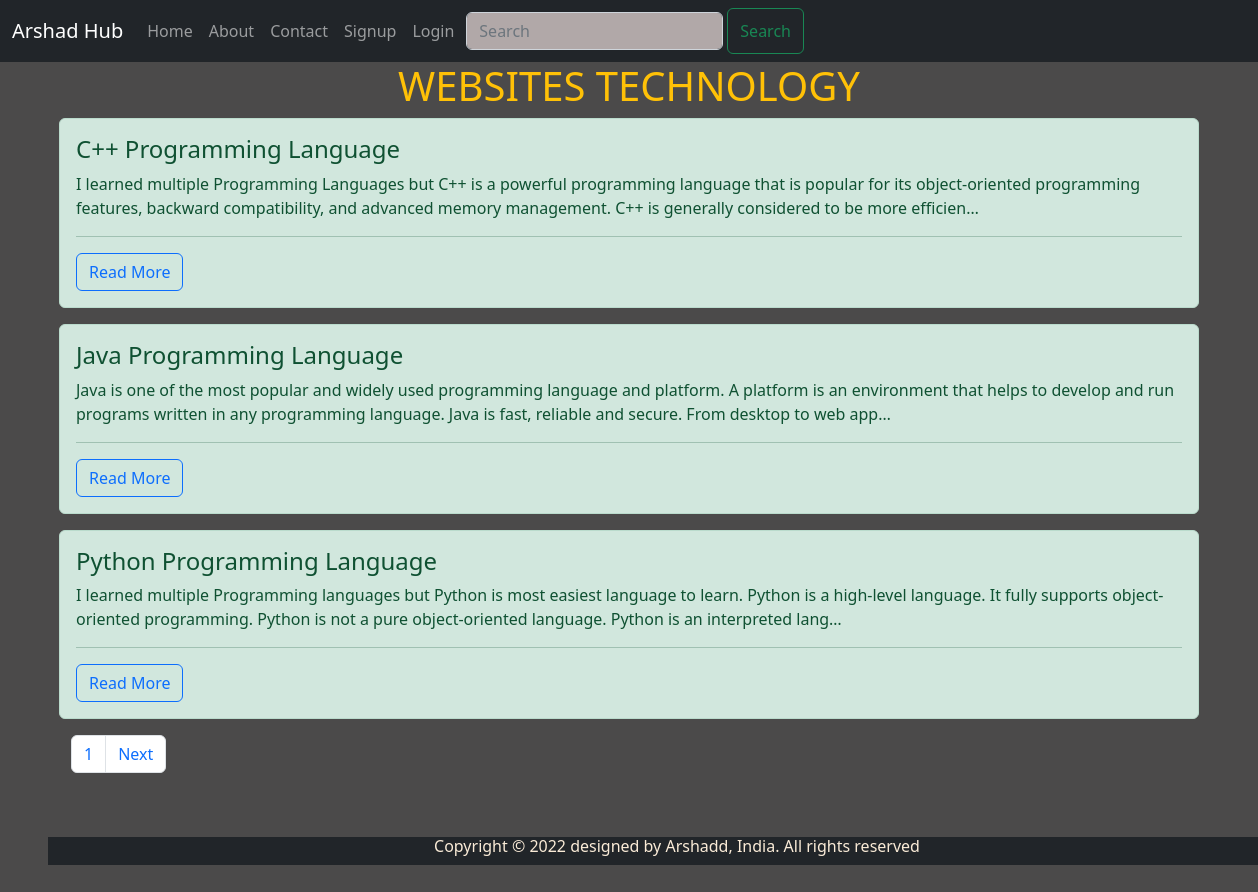
The page / on the database its author committed.
### myapp/models.py (models this page shows)
class Post(models.Model):
 title = models.CharField(max_length=150)
 desc = models.TextField()

### myapp/views.py (the view)
# urls.py: path('', views.home,name='home'),
def home(request):
    ap = Post.objects.all().order_by('id')
    threepage = Paginator(ap, 3, orphans=1)
    pagenumber = request.GET.get('page')
    po = threepage.get_page(pagenumber)
    return render(request, 'myapp/home.html', {'po': po})

### myapp/templates/myapp/home.html (shortened to what this page needs)
{% extends 'myapp/base.html' %} {% block content %}
<div class="container">
  <h1 class="text-center text-warning">WEBSITES TECHNOLOGY</h1>
  {% for m in po %}
  <div class="row">
    <div class="alert alert-success" role="alert">
      <h4 class="alert-heading">{{m.title}}</h4>
      <p>{{m.desc|truncatechars:250}}</p>
      <hr />
      <a href="{% url 'onedata' m.id %}" class="btn btn-outline-primary"
        >Read More</a
      >
    </div>
  </div>
  {% endfor %}
  <div>
    <nav aria-label="Page navigation example">
      <ul class="pagination">
        <li class="page-item">
          <a class="page-link" href="#">{{po.number}}</a>
        </li>
        {% if po.has_next %}
        <li class="page-item">
          <a class="page-link" href="?page={{po.next_page_number}}">Next</a>
        </li>
        {% endif %}
      </ul>
    </nav>
  </div>
</div>
{% endblock %}

### myapp/static/myapp/css/style.css (style rules this page uses)
body { background-color: rgb(75, 74, 74); color: antiquewhite; }

### rows shown on the page
Post: title "C++ Programming Language", desc "I learned multiple Programming Languages but C++ is a powerful programming language that is popular for its object-oriented programming features, backward compatibility, and advanced memory management. C++ is generally considered to be more efficien…"
Post: title "Java Programming Language", desc "Java is one of the most popular and widely used programming language and platform. A platform is an environment that helps to develop and run programs written in any programming language. Java is fast, reliable and secure. From desktop to web app…"
Post: title "Python Programming Language", desc "I learned multiple Programming languages but Python is most easiest language to learn. Python is a high-level language. It fully supports object-oriented programming. Python is not a pure object-oriented language. Python is an interpreted lang…"

### other values the page prints
{{ po.number }} "1"
